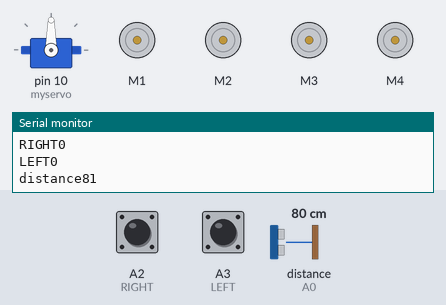
Bench run of a sketch on a simulated Arduino Uno, built with avr-gcc and run on an emulated ATmega328P. Shown: servo, 4 × DC motor (green arrow = forward, orange = backward, longer = faster), the last lines printed to the serial monitor. Inputs (shaded band) come from the test bench; at power-on: distance to the obstacle (sensor on A0) 80 cm, A2 (RIGHT) LOW, A3 (LEFT) LOW. The echo pulse lasts 58.3 µs per cm.

Above: at 6.6 s.
6.7 s: distance to the obstacle (sensor on A0) set to 2 cm
8.2 s: A2 (RIGHT) pulled HIGH for 0.15 s
At 8.31 s:
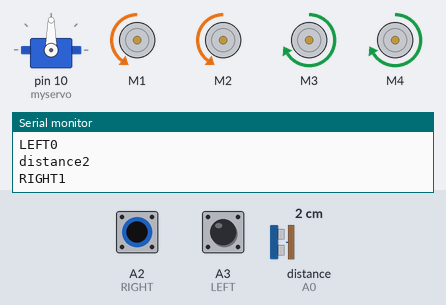
9.8 s: A3 (LEFT) pulled HIGH for 0.15 s
At 9.91 s:
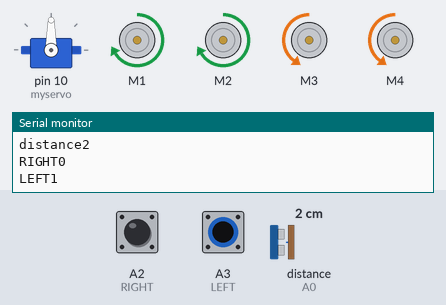
11.4 s: A3 (LEFT) pulled HIGH for 3.2 s
At 15.8 s:
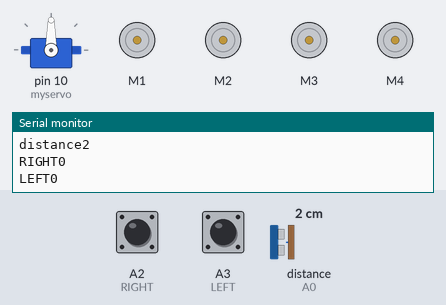
16.1 s: A2 (RIGHT) pulled HIGH for 3.2 s
At 16.8 s:
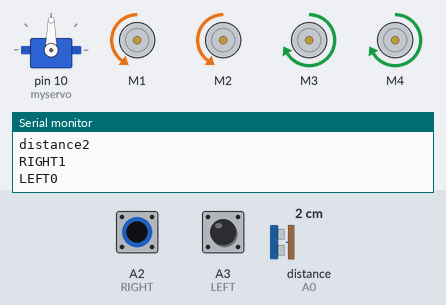
Timing chart, 0 to 20.8 s (numbered marks = the images above; inputs shaded):
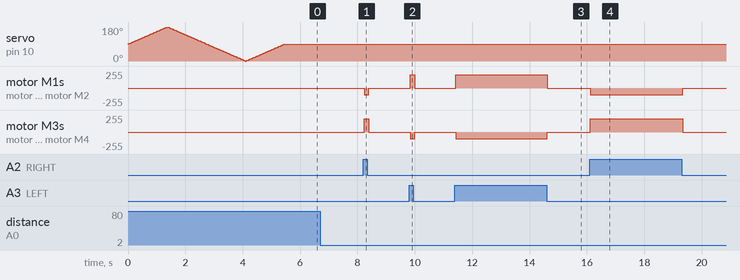

The sketch:

Obstacle_avoiding_.ino
```cpp
#include<NewPing.h>
#include<Servo.h>
#include<AFMotor.h>
#define RIGHT A2
#define LEFT A3
#define TRIGGER_PIN A1
#define ECHO_PIN A0
#define MAX_DISTANCE 100


NewPing sonar(TRIGGER_PIN, ECHO_PIN, MAX_DISTANCE);


AF_DCMotor Motor1(1,MOTOR12_1KHZ);
AF_DCMotor Motor2(2,MOTOR12_1KHZ);
AF_DCMotor Motor3(3,MOTOR34_1KHZ);
AF_DCMotor Motor4(4,MOTOR34_1KHZ);

Servo myservo;

int pos =0;

void setup() {
  // put your setup code here, to run once:
  Serial.begin(9600);
myservo.attach(10);
{
for(pos = 90; pos <= 180; pos += 1){
  myservo.write(pos);
  delay(15);
} for(pos = 180; pos >= 0; pos-= 1) {
  myservo.write(pos);
  delay(15);
}for(pos = 0; pos<=90; pos += 1) {
  myservo.write(pos);
  delay(15);
}
}
pinMode(RIGHT, INPUT);
pinMode(LEFT, INPUT);

}

void loop() {
  // put your main code here, to run repeatedly:

  delay(50);
 unsigned int distance = sonar.ping_cm();
Serial.print("distance");
Serial.println(distance);


int Right_Value = digitalRead(RIGHT);
int Left_Value = digitalRead(LEFT);

Serial.print("RIGHT");
Serial.println(Right_Value);
Serial.print("LEFT");
Serial.println(Left_Value);

if((Right_Value==1) && (distance>=10 && distance<=30)&&(Left_Value==1)){
  Motor1.setSpeed(120);
  Motor1.run(FORWARD);
  Motor2.setSpeed(120);
  Motor2.run(FORWARD);
  Motor3.setSpeed(120);
  Motor3.run(FORWARD);
  Motor4.setSpeed(120);
  Motor4.run(FORWARD);
}else if((Right_Value==0) && (Left_Value==1)) {
  Motor1.setSpeed(200);
  Motor1.run(FORWARD);
  Motor2.setSpeed(200);
  Motor2.run(FORWARD);
  Motor3.setSpeed(100);
  Motor3.run(BACKWARD);
  Motor4.setSpeed(100);
  Motor4.run(BACKWARD);
}else if((Right_Value==1)&&(Left_Value==0)) {
  Motor1.setSpeed(100);
  Motor1.run(BACKWARD);
  Motor2.setSpeed(100);
  Motor2.run(BACKWARD);
  Motor3.setSpeed(200);
  Motor3.run(FORWARD);
  Motor4.setSpeed(200);
  Motor4.run(FORWARD);
}else if((Right_Value==1)&&(Left_Value==1)) {
  Motor1.setSpeed(0);
  Motor1.run(RELEASE);
  Motor2.setSpeed(0);
  Motor2.run(RELEASE);
  Motor3.setSpeed(0);
  Motor3.run(RELEASE);
  Motor4.setSpeed(0);
  Motor4.run(RELEASE);
}else if(distance > 1 && distance < 10) {
  Motor1.setSpeed(0);
  Motor1.run(RELEASE);
  Motor2.setSpeed(0);
  Motor2.run(RELEASE);
  Motor3.setSpeed(0);
  Motor3.run(RELEASE);
  Motor4.setSpeed(0);
  Motor4.run(RELEASE);
  }
 }
```

Measured:
- after the input at 8.2 s, motor M1, motor M2: stopped → backward 100/255 at once, → stopped 0.15 s later; motor M3, motor M4: stopped → forward 200/255 at once, → stopped 0.15 s later
- after the input at 9.8 s, motor M1, motor M2: stopped → forward 200/255 at once, → stopped 0.15 s later; motor M3, motor M4: stopped → backward 100/255 at once, → stopped 0.15 s later
- after the input at 11.4 s, motor M1, motor M2: stopped → forward 200/255 at once, → stopped 3.2 s later; motor M3, motor M4: stopped → backward 100/255 at once, → stopped 3.2 s later
- after the input at 16.1 s, motor M1, motor M2: stopped → backward 100/255 at once, → stopped 3.2 s later; motor M3, motor M4: stopped → forward 200/255 at once, → stopped 3.2 s later
